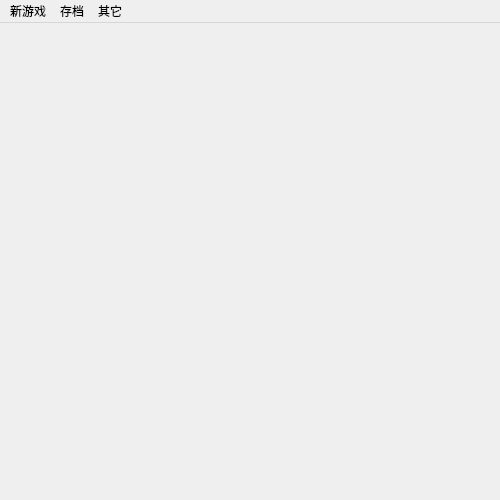
<?xml version="1.0" encoding="UTF-8"?>
<ui version="4.0">
 <class>MainWindow</class>
 <widget class="QMainWindow" name="MainWindow">
  <property name="geometry">
   <rect>
    <x>0</x>
    <y>0</y>
    <width>500</width>
    <height>500</height>
   </rect>
  </property>
  <property name="sizePolicy">
   <sizepolicy hsizetype="Expanding" vsizetype="Expanding">
    <horstretch>0</horstretch>
    <verstretch>0</verstretch>
   </sizepolicy>
  </property>
  <property name="minimumSize">
   <size>
    <width>500</width>
    <height>500</height>
   </size>
  </property>
  <property name="baseSize">
   <size>
    <width>700</width>
    <height>700</height>
   </size>
  </property>
  <property name="windowTitle">
   <string>MainWindow</string>
  </property>
  <widget class="QWidget" name="centralWidget"/>
  <widget class="QMenuBar" name="menuBar">
   <property name="geometry">
    <rect>
     <x>0</x>
     <y>0</y>
     <width>500</width>
     <height>17</height>
    </rect>
   </property>
   <widget class="QMenu" name="newGame">
    <property name="title">
     <string>新游戏</string>
    </property>
   </widget>
   <widget class="QMenu" name="saveGame">
    <property name="title">
     <string>存档</string>
    </property>
   </widget>
   <widget class="QMenu" name="menu">
    <property name="title">
     <string>其它</string>
    </property>
    <addaction name="action_6"/>
   </widget>
   <addaction name="newGame"/>
   <addaction name="saveGame"/>
   <addaction name="menu"/>
  </widget>
  <action name="action">
   <property name="text">
    <string>主数字</string>
   </property>
  </action>
  <action name="action_2">
   <property name="text">
    <string>键盘字体</string>
   </property>
  </action>
  <action name="action_5">
   <property name="text">
    <string>查看规则</string>
   </property>
  </action>
  <action name="action_6">
   <property name="text">
    <string>关于本软件</string>
   </property>
  </action>
  <action name="action_help">
   <property name="text">
    <string>获得提示</string>
   </property>
  </action>
  <action name="show_shortcuts">
   <property name="text">
    <string>查看快捷键</string>
   </property>
  </action>
 </widget>
 <layoutdefault spacing="6" margin="11"/>
 <resources/>
 <connections/>
</ui>
